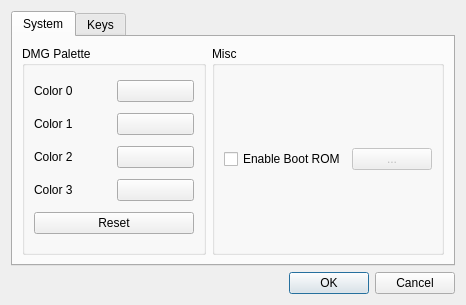
<?xml version="1.0" encoding="UTF-8"?>
<ui version="4.0">
 <class>Preference</class>
 <widget class="QDialog" name="Preference">
  <property name="geometry">
   <rect>
    <x>0</x>
    <y>0</y>
    <width>466</width>
    <height>305</height>
   </rect>
  </property>
  <property name="windowTitle">
   <string>Preference</string>
  </property>
  <layout class="QVBoxLayout" name="verticalLayout">
   <item>
    <widget class="QTabWidget" name="tabWidget">
     <property name="currentIndex">
      <number>0</number>
     </property>
     <widget class="QWidget" name="systemTab">
      <attribute name="title">
       <string>System</string>
      </attribute>
      <layout class="QHBoxLayout" name="horizontalLayout_15">
       <item>
        <widget class="QGroupBox" name="groupBox">
         <property name="title">
          <string>DMG Palette</string>
         </property>
         <layout class="QGridLayout" name="gridLayout">
          <item row="2" column="0">
           <layout class="QHBoxLayout" name="horizontalLayout_12">
            <item>
             <widget class="QLabel" name="label_3">
              <property name="text">
               <string>Color 2</string>
              </property>
             </widget>
            </item>
            <item>
             <widget class="QPushButton" name="color2">
              <property name="text">
               <string/>
              </property>
             </widget>
            </item>
           </layout>
          </item>
          <item row="0" column="0">
           <layout class="QHBoxLayout" name="horizontalLayout_10">
            <item>
             <widget class="QLabel" name="label">
              <property name="text">
               <string>Color 0</string>
              </property>
             </widget>
            </item>
            <item>
             <widget class="QPushButton" name="color0">
              <property name="text">
               <string/>
              </property>
             </widget>
            </item>
           </layout>
          </item>
          <item row="3" column="0">
           <layout class="QHBoxLayout" name="horizontalLayout_13">
            <item>
             <widget class="QLabel" name="label_4">
              <property name="text">
               <string>Color 3</string>
              </property>
             </widget>
            </item>
            <item>
             <widget class="QPushButton" name="color3">
              <property name="text">
               <string/>
              </property>
             </widget>
            </item>
           </layout>
          </item>
          <item row="1" column="0">
           <layout class="QHBoxLayout" name="horizontalLayout_11">
            <item>
             <widget class="QLabel" name="label_2">
              <property name="text">
               <string>Color 1</string>
              </property>
             </widget>
            </item>
            <item>
             <widget class="QPushButton" name="color1">
              <property name="text">
               <string/>
              </property>
             </widget>
            </item>
           </layout>
          </item>
          <item row="4" column="0">
           <widget class="QPushButton" name="resetPalette">
            <property name="text">
             <string>Reset</string>
            </property>
           </widget>
          </item>
         </layout>
        </widget>
       </item>
       <item>
        <widget class="QGroupBox" name="groupBox_2">
         <property name="title">
          <string>Misc</string>
         </property>
         <layout class="QVBoxLayout" name="verticalLayout_2">
          <item>
           <layout class="QHBoxLayout" name="horizontalLayout_14">
            <item>
             <widget class="QCheckBox" name="enableBootRomCheckbox">
              <property name="text">
               <string>Enable Boot ROM</string>
              </property>
             </widget>
            </item>
            <item>
             <widget class="QPushButton" name="pickBootRom">
              <property name="enabled">
               <bool>false</bool>
              </property>
              <property name="text">
               <string>...</string>
              </property>
             </widget>
            </item>
           </layout>
          </item>
         </layout>
        </widget>
       </item>
      </layout>
     </widget>
     <widget class="QWidget" name="keysTab">
      <attribute name="title">
       <string>Keys</string>
      </attribute>
      <layout class="QHBoxLayout" name="horizontalLayout_9">
       <item>
        <layout class="QVBoxLayout" name="directionVerticalLayout">
         <item>
          <layout class="QHBoxLayout" name="horizontalLayout">
           <item>
            <widget class="QLabel" name="upLabel">
             <property name="text">
              <string>Up :</string>
             </property>
            </widget>
           </item>
           <item>
            <widget class="QKeySequenceEdit" name="upKeySequenceEdit">
             <property name="maximumSequenceLength">
              <longLong>1</longLong>
             </property>
            </widget>
           </item>
          </layout>
         </item>
         <item>
          <layout class="QHBoxLayout" name="horizontalLayout_2">
           <item>
            <widget class="QLabel" name="downLabel">
             <property name="text">
              <string>Down :</string>
             </property>
            </widget>
           </item>
           <item>
            <widget class="QKeySequenceEdit" name="downKeySequenceEdit">
             <property name="maximumSequenceLength">
              <longLong>1</longLong>
             </property>
            </widget>
           </item>
          </layout>
         </item>
         <item>
          <layout class="QHBoxLayout" name="horizontalLayout_4">
           <item>
            <widget class="QLabel" name="leftLabel">
             <property name="text">
              <string>Left :</string>
             </property>
            </widget>
           </item>
           <item>
            <widget class="QKeySequenceEdit" name="leftKeySequenceEdit">
             <property name="maximumSequenceLength">
              <longLong>1</longLong>
             </property>
            </widget>
           </item>
          </layout>
         </item>
         <item>
          <layout class="QHBoxLayout" name="horizontalLayout_3">
           <item>
            <widget class="QLabel" name="rightLabel">
             <property name="text">
              <string>Right :</string>
             </property>
            </widget>
           </item>
           <item>
            <widget class="QKeySequenceEdit" name="rightKeySequenceEdit">
             <property name="maximumSequenceLength">
              <longLong>1</longLong>
             </property>
            </widget>
           </item>
          </layout>
         </item>
        </layout>
       </item>
       <item>
        <layout class="QVBoxLayout" name="buttonsVerticalLayout">
         <item>
          <layout class="QHBoxLayout" name="horizontalLayout_7">
           <item>
            <widget class="QLabel" name="label_7">
             <property name="text">
              <string>A :</string>
             </property>
            </widget>
           </item>
           <item>
            <widget class="QKeySequenceEdit" name="aKeySequenceEdit">
             <property name="maximumSequenceLength">
              <longLong>1</longLong>
             </property>
            </widget>
           </item>
          </layout>
         </item>
         <item>
          <layout class="QHBoxLayout" name="horizontalLayout_6">
           <item>
            <widget class="QLabel" name="label_6">
             <property name="text">
              <string>B :</string>
             </property>
            </widget>
           </item>
           <item>
            <widget class="QKeySequenceEdit" name="bKeySequenceEdit">
             <property name="maximumSequenceLength">
              <longLong>1</longLong>
             </property>
            </widget>
           </item>
          </layout>
         </item>
         <item>
          <layout class="QHBoxLayout" name="horizontalLayout_8">
           <item>
            <widget class="QLabel" name="label_8">
             <property name="text">
              <string>Select :</string>
             </property>
            </widget>
           </item>
           <item>
            <widget class="QKeySequenceEdit" name="selectKeySequenceEdit">
             <property name="maximumSequenceLength">
              <longLong>1</longLong>
             </property>
            </widget>
           </item>
          </layout>
         </item>
         <item>
          <layout class="QHBoxLayout" name="horizontalLayout_5">
           <item>
            <widget class="QLabel" name="label_5">
             <property name="text">
              <string>Start :</string>
             </property>
            </widget>
           </item>
           <item>
            <widget class="QKeySequenceEdit" name="startKeySequenceEdit">
             <property name="maximumSequenceLength">
              <longLong>1</longLong>
             </property>
            </widget>
           </item>
          </layout>
         </item>
        </layout>
       </item>
      </layout>
     </widget>
    </widget>
   </item>
   <item>
    <widget class="QDialogButtonBox" name="buttonBox">
     <property name="standardButtons">
      <set>QDialogButtonBox::StandardButton::Cancel|QDialogButtonBox::StandardButton::Ok</set>
     </property>
    </widget>
   </item>
  </layout>
 </widget>
 <resources/>
 <connections>
  <connection>
   <sender>buttonBox</sender>
   <signal>accepted()</signal>
   <receiver>Preference</receiver>
   <slot>accept()</slot>
   <hints>
    <hint type="sourcelabel">
     <x>162</x>
     <y>192</y>
    </hint>
    <hint type="destinationlabel">
     <x>175</x>
     <y>131</y>
    </hint>
   </hints>
  </connection>
  <connection>
   <sender>buttonBox</sender>
   <signal>rejected()</signal>
   <receiver>Preference</receiver>
   <slot>reject()</slot>
   <hints>
    <hint type="sourcelabel">
     <x>162</x>
     <y>192</y>
    </hint>
    <hint type="destinationlabel">
     <x>175</x>
     <y>131</y>
    </hint>
   </hints>
  </connection>
 </connections>
</ui>
